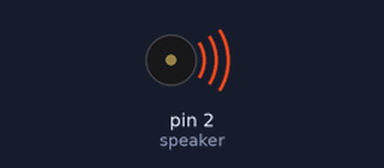
A sketch run on a simulated Arduino Uno, built with avr-gcc and run on an emulated ATmega328P. On the bench: buzzer (waves = sounding). Storage starts empty.

Above: at 0.1 s.
Timing chart, 0 to 1.6 s (numbered marks = the images above):
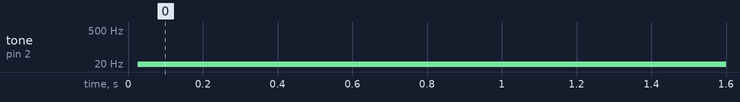

The sketch:

MIDI_Player.ino
```cpp
#include <SPI.h>
#include <SD.h>

File myFile;
#include<EEPROM.h>
#define speaker 2
int i=0;

void setup() {
  pinMode(speaker, OUTPUT);
  SD.begin(10);//cs pin == 10!
  myFile = SD.open("data.txt");
}

void loop() {
  String a = myFile.readStringUntil(',');
  String b = myFile.readStringUntil(',');
  tone(2, note(a.toInt()), b.toInt());
  delay(b.toInt());
}

int note(int i){
  return 440*pow(2, (i-60)/12.);
}
```

Measured:
- by itself, tone on pin 2 (speaker): silent → 13 Hz at 0.03 s
